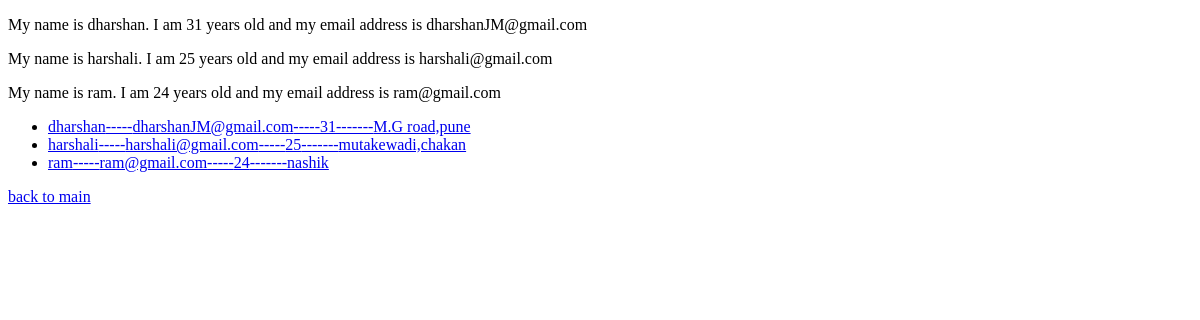
/display/, run on an earlier commit of the app's database.
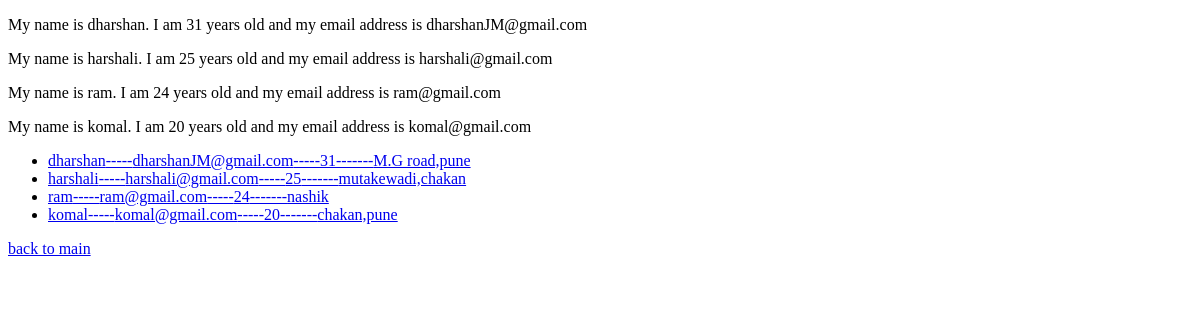
And on a later commit of the database.
### home/models.py (models this page shows, shortened)
class Student(models.Model):
    name = models.CharField(max_length=100)
    age = models.IntegerField(default=18)
    email = models.EmailField(null=True)
    address = models.TextField(null=True,blank=True)
    phone = models.IntegerField(null=True)

### home/views.py (the view)
# urls.py: path('display/',displayData, name="displayData"),
def displayData(request):
    stu = Student.objects.all().values()
    context = {"data":stu}
    return render(request, "home/practice.html",context)

### home/templates/home/practice.html
{% extends "base.html"%}
{% block start %}
{% for x in data%}
<p>My name is {{x.name}}. I am {{x.age}} years old and my email address is {{x.email}}</p>
{% endfor %}
<ul>
    {% for x in data%}
    <li><a href="/details/{{x.id}}">{{x.name}}-----{{x.email}}-----{{x.age}}-------{{x.address}}</a></li>
    {%endfor%}
</ul>
<a href="/">back to main</a>
{% endblock %}

### home/templates/base.html (shortened to what this page needs)
<!DOCTYPE html>
<html lang="en">
<head>
</head>
<body>
 {% block start%}
 {% endblock %}
</body>
</html>

What changed in the data, as far as the page shows it:
added Student: name "komal", age "20", email "komal@gmail.com", address "chakan,pune"
